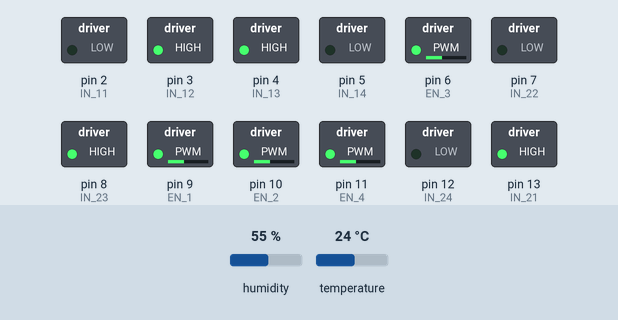
Recording of a sketch running on a simulated Arduino Mega 2560, built with avr-gcc and run on an emulated ATmega2560. Parts: switched loads named in the sketch (green lamp = pin HIGH). The test bench sets the inputs (shaded band); at power-on: humidity 55 %, temperature 24 °C. What the sketch prints to the serial monitor is not drawn.

Above: at 0.1 s.
Timing chart, 0 to 1.6 s (numbered marks = the images above):
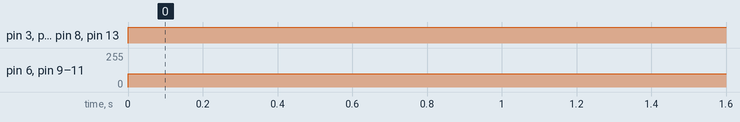

The sketch:

che_b2_10.ino
```cpp
#include <DHT.h>
// Define the motor control pins based on your setup
#define IN_11 2  // L298N #1, IN4 for IN4 for Back Left motor
#define IN_12 3  // L298N #1, IN3 for IN3 for Back Left motor
#define IN_13 4  // L298N #1, IN2 for Back Right motor
#define IN_14 5  // L298N #1, IN1 for Back Right motor
#define EN_1 9   // Enable pin for L298N #1 (Back motors)
#define EN_2 10  // Enable pin for L298N #1 (Back motors)

#define IN_21 13  // L298N #2, IN4 for Front Right motor
#define IN_22 7   // L298N #2, IN3 for Front Right motor
#define IN_23 8   // L298N #2, IN2 for Front Left motor
#define IN_24 12  // L298N #2, IN1 for Front Left motor
#define EN_3 6    // Enable pin for L298N #2 (Front motors)
#define EN_4 11   // Enable pin for L298N #2 (Front motors)


// Temperature Sensor (DHT11) Pin Definitions
#define DHTPIN 25      // DHT sensor connected to digital pin 25
#define DHTTYPE DHT11  // DHT11 sensor type

DHT dht(DHTPIN, DHTTYPE);  // Initialize DHT sensor

void setup() {
  // Motor Pins Setup
  pinMode(IN_11, OUTPUT);
  pinMode(IN_12, OUTPUT);
  pinMode(IN_13, OUTPUT);
  pinMode(IN_14, OUTPUT);
  pinMode(EN_1, OUTPUT);
  pinMode(EN_2, OUTPUT);
  pinMode(IN_21, OUTPUT);
  pinMode(IN_22, OUTPUT);
  pinMode(IN_23, OUTPUT);
  pinMode(IN_24, OUTPUT);
  pinMode(EN_3, OUTPUT);
  pinMode(EN_4, OUTPUT);

  // DHT Sensor Setup
  dht.begin();

  Serial.begin(9600);  // Initialize serial communication
}

void loop() {

  moveForward();
  // Get Temperature and Humidity Readings
  float humidity = dht.readHumidity();
  float temperature = dht.readTemperature();

  if (isnan(humidity) || isnan(temperature)) {
    Serial.println("Failed to read from DHT sensor!");
    return;
  }

  Serial.print("Humidity: ");
  Serial.print(humidity);
  Serial.println("%");
}

// Function to move the robot forward
void moveForward() {
  digitalWrite(IN_11, LOW);
  digitalWrite(IN_12, HIGH);
  digitalWrite(IN_13, HIGH);
  digitalWrite(IN_14, LOW);
  digitalWrite(IN_24, LOW);
  digitalWrite(IN_23, HIGH);
  digitalWrite(IN_22, LOW);
  digitalWrite(IN_21, HIGH);
  analogWrite(EN_1, 100);
  analogWrite(EN_2, 100);
  analogWrite(EN_3, 100);
  analogWrite(EN_4, 100);
}

// Function to stop the motors
void stopMotors() {
  digitalWrite(IN_11, LOW);
  digitalWrite(IN_12, LOW);
  digitalWrite(IN_13, LOW);
  digitalWrite(IN_14, LOW);
  digitalWrite(IN_24, LOW);
  digitalWrite(IN_23, LOW);
  digitalWrite(IN_22, LOW);
  digitalWrite(IN_21, LOW);
  analogWrite(EN_1, 0);
  analogWrite(EN_2, 0);
  analogWrite(EN_3, 0);
  analogWrite(EN_4, 0);
}

// Function to turn the robot left
void turnLeft() {
  digitalWrite(IN_11, HIGH);
  digitalWrite(IN_12, LOW);
  digitalWrite(IN_13, HIGH);
  digitalWrite(IN_14, LOW);
  digitalWrite(IN_24, LOW);
  digitalWrite(IN_23, HIGH);
  digitalWrite(IN_22, HIGH);
  digitalWrite(IN_21, LOW);
  analogWrite(EN_1, 60);
  analogWrite(EN_2, 60);
  analogWrite(EN_3, 60);
  analogWrite(EN_4, 60);
  delay(500);  // Adjust the delay for turn duration
  stopMotors();
}
```

Measured:
- by itself, pin 3 (IN_12), pin 4 (IN_13), pin 8 (IN_23), pin 13 (IN_21): LOW → HIGH at 0.00 s
- by itself, pin 6 (EN_3), pin 9 (EN_1), pin 10 (EN_2), pin 11 (EN_4): 0/255 → 100/255 at 0.00 s
